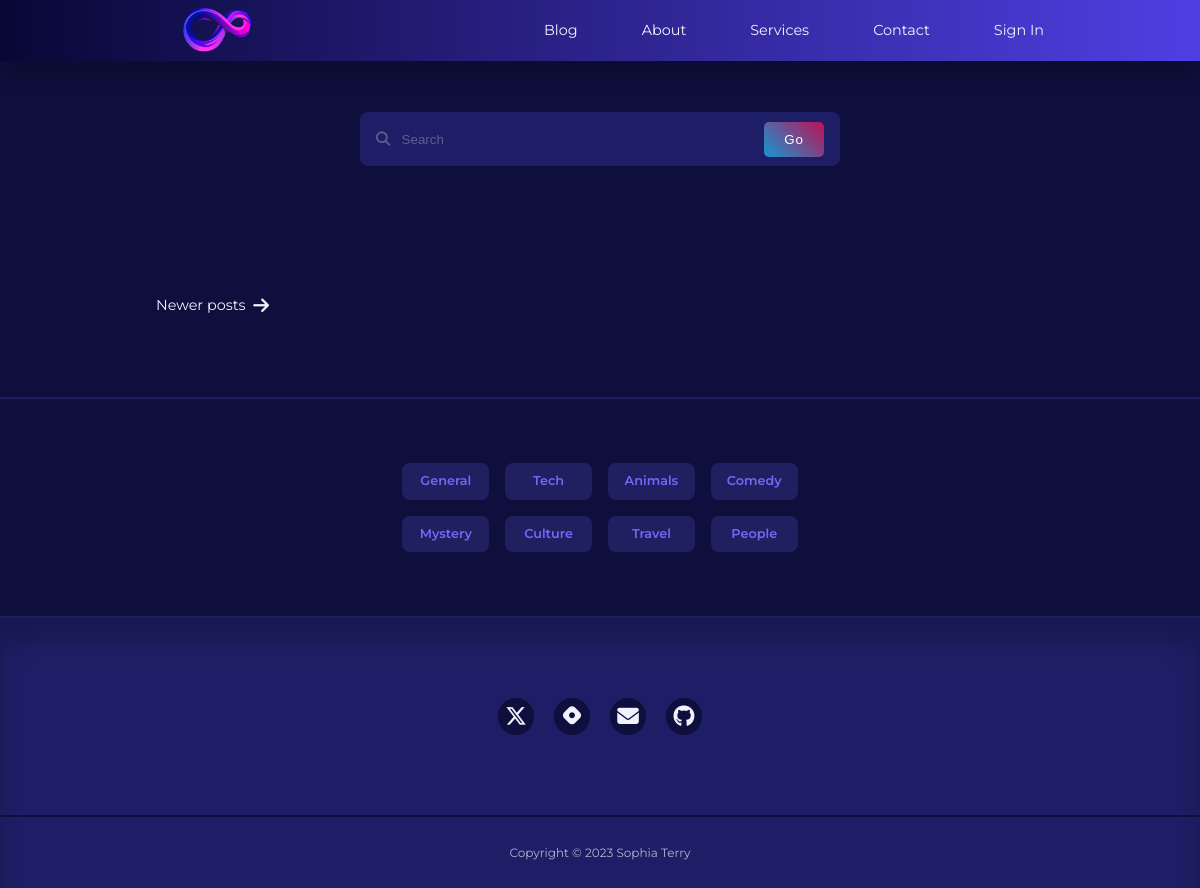
Before: /blog?page=2 with the older database file.
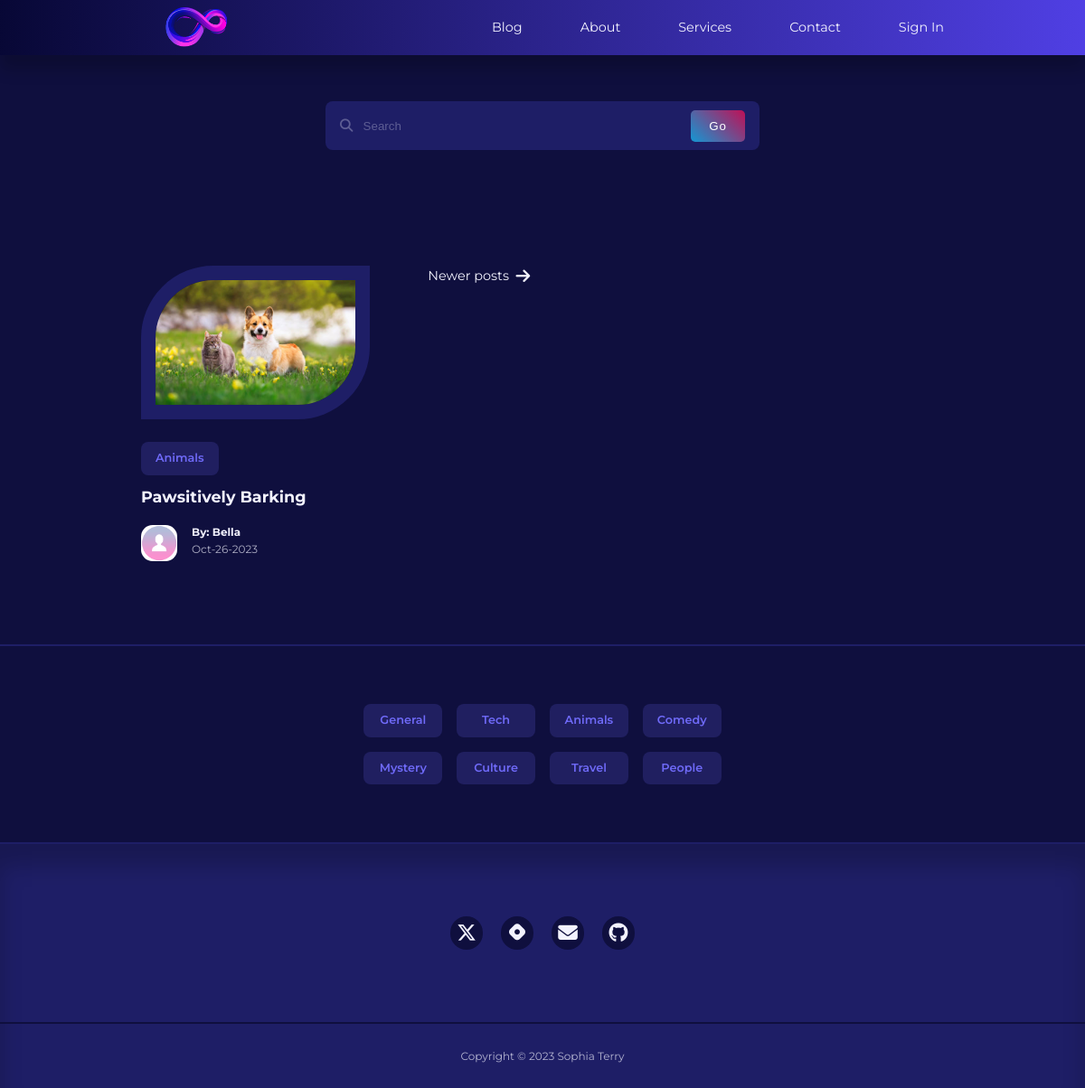
After: the same page with the newer database file.
### app/models.py (models this page shows, shortened)
class Post(db.Model):
    id = db.Column(db.Integer, primary_key=True)
    title = db.Column(db.String(120))
    content = db.Column(db.Text)
    image = db.Column(db.String(120), nullable=True)
    timestamp = db.Column(db.DateTime, index=True, default=datetime.utcnow)
    user_id = db.Column(db.Integer, db.ForeignKey('user.id', name='fk_user_id'))
    category_id = db.Column(db.Integer, db.ForeignKey('category.id', name='fk_category_id'))
    category = db.relationship('Category', backref=db.backref('posts', lazy=True))

class Category(db.Model):
    id = db.Column(db.Integer, primary_key=True)
    name = db.Column(db.String(20), unique=True, nullable=False)

class User(UserMixin, db.Model):
    id = db.Column(db.Integer, primary_key=True)
    username = db.Column(db.String(100), index=True, unique=True)
    email = db.Column(db.String(120), index=True, unique=True)
    password_hash = db.Column(db.String(128))
    picture = db.Column(db.String(120), nullable=True)
    posts = db.relationship('Post', backref='author', lazy='dynamic')
    about_me = db.Column(db.String(140))
    last_seen = db.Column(db.DateTime, default=datetime.utcnow)
    followed = db.relationship(
        'User', secondary=followers,
        primaryjoin=(followers.c.follower_id == id),
        secondaryjoin=(followers.c.followed_id == id),
        backref=db.backref('followers', lazy='dynamic'), lazy='dynamic'
    )

### app/routes.py (the view)
@app.route('/blog', methods=['GET', 'POST'])
def blog():
    page = request.args.get('page', 1, type=int)
    posts = Post.query.order_by(Post.timestamp.desc()).paginate(
        page=page, per_page=app.config['POSTS_PER_PAGE'], error_out=False)
    next_url = url_for('blog', page=posts.next_num) \
        if posts.has_next else None
    prev_url = url_for('blog', page=posts.prev_num) \
        if posts.has_prev else None
    authors = [post.author for post in posts]
    return render_template('blog.html', posts=posts.items, authors=authors, title='Blog',
                           next_url=next_url, prev_url=prev_url)

### app/routes.py (called while the page is built)
@app.before_request
def before_request():
    if current_user.is_authenticated:
        current_user.last_seen = datetime.utcnow()
        db.session.commit()

### app/templates/blog.html (shortened to what this page needs)
{% extends "base.html" %}
{% block content %}
 <section class="search__bar">
        <form class="container search__bar-container" action="" method="">
            <div>
                <i class="fa-solid fa-magnifying-glass"></i>
                <input type="search" name="search" id="" placeholder="Search">
            </div>
            <button type="submit" class="btn-gradient">Go</button>
        </form>
    </section>
 <section class="posts">
    <div class="container posts__container">
         {% for post in posts %}
        <article class="post">
            <div class="post__thumbnail">
                {% if post.image %}
                <img src="{{ url_for('static', filename='images/' + post.image) }}" alt="Post Image">
                {% else %}
                <img src="{{ url_for('static', filename='/images/blog18.jpg') }}" alt="Default Image">
                {% endif %}
            </div>
            <div class="post__info">
             <a href="{{ url_for('category', category_name=post.category.name) }}" class="category__button">{{ post.category.name}}</a>
                    <h3 class="post__title"><a href="{{ url_for('single_post', post_id=post.id) }}">{{ post.title }}</a></h3>
                    <div class="post__author">
                        <div class="post__author-avator">
                            {% set author = authors[loop.index0] %}
                            {% if current_user.is_authenticated %}
                            <img src="{{ url_for('static', filename='images/' + author.picture) }}" alt="avatar">
                            {% else %}
                            <img src="{{ url_for('static', filename='/images/default_profile_pc.png') }}" alt="Default Image">
                            {% endif %}
                        </div>
                        <div class="post__author-info">
                            <a href="{{ url_for('user', username=post.author.username) }}">
                            <h5>By: {{post.author.username }}</h5></a>
                            <small>{{ post.timestamp.strftime('%b-%d-%Y') }}</small>
                        </div>
                    </div>
                </div>
        </article>
        {% endfor %}
        {% if prev_url %}
            <a class="pagination" href="{{ prev_url }}">Newer posts  &nbsp;</a>
        {% endif %}
    </div>
</section>
  <section class="category__buttons">
    <div class="container category__buttons-container">
        <a href="{{ url_for('category', category_name='General') }}" class="category__button">General</a>
        <a href="{{ url_for('category', category_name='Tech') }}" class="category__button">Tech</a>
        <a href="{{ url_for('category', category_name='Animals') }}" class="category__button">Animals</a>
        <a href="{{ url_for('category', category_name='Comedy') }}" class="category__button">Comedy</a>
        <a href="{{ url_for('category', category_name='Mystery') }}" class="category__button">Mystery</a>
        <a href="{{ url_for('category', category_name='Culture') }}" class="category__button">Culture</a>
        <a href="{{ url_for('category', category_name='Travel') }}" class="category__button">Travel</a>
        <a href="{{ url_for('category', category_name='People') }}" class="category__button">People</a>
    </div>
</section>
{%endblock %}

Changed rows visible on the page:
now on this page (row edited): Post: image (picture), category.name "Animals", title "Pawsitively Barking", author.username "Bella", timestamp "Oct-26-2023"
